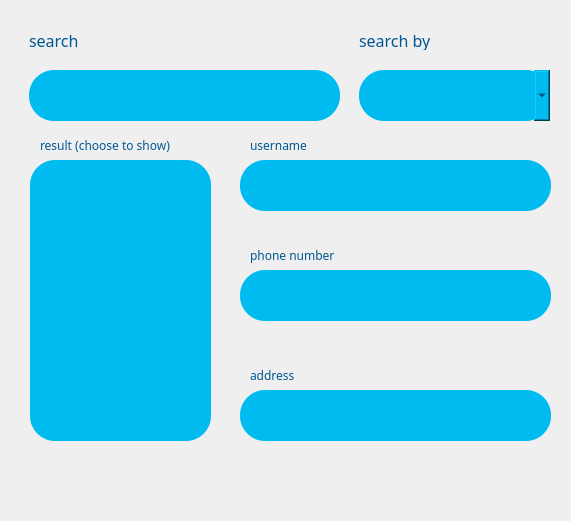
<?xml version="1.0" encoding="UTF-8"?>
<ui version="4.0">
 <class>UserInformation</class>
 <widget class="QWidget" name="UserInformation">
  <property name="geometry">
   <rect>
    <x>0</x>
    <y>0</y>
    <width>571</width>
    <height>521</height>
   </rect>
  </property>
  <property name="windowTitle">
   <string>Form</string>
  </property>
  <widget class="QLabel" name="name_4">
   <property name="geometry">
    <rect>
     <x>359</x>
     <y>30</y>
     <width>101</width>
     <height>20</height>
    </rect>
   </property>
   <property name="font">
    <font>
     <family>Kalameh ExtraBold</family>
     <pointsize>12</pointsize>
    </font>
   </property>
   <property name="styleSheet">
    <string notr="true">QLabel{
color:#005792}</string>
   </property>
   <property name="text">
    <string>search by</string>
   </property>
  </widget>
  <widget class="QLineEdit" name="search">
   <property name="geometry">
    <rect>
     <x>60</x>
     <y>71</y>
     <width>221</width>
     <height>41</height>
    </rect>
   </property>
   <property name="font">
    <font>
     <family>Kalameh Bold</family>
     <pointsize>11</pointsize>
    </font>
   </property>
   <property name="styleSheet">
    <string notr="true">#search
{
background:#00bbf0;
border-radius:25px;
color:#00204a;
}</string>
   </property>
  </widget>
  <widget class="QFrame" name="frame_6">
   <property name="geometry">
    <rect>
     <x>29</x>
     <y>70</y>
     <width>311</width>
     <height>51</height>
    </rect>
   </property>
   <property name="styleSheet">
    <string notr="true">#frame_6{
background:#00bbf0;
border-radius:25px;
color:#00204a;
}</string>
   </property>
   <property name="frameShape">
    <enum>QFrame::StyledPanel</enum>
   </property>
   <property name="frameShadow">
    <enum>QFrame::Raised</enum>
   </property>
   <widget class="QPushButton" name="searchButton">
    <property name="geometry">
     <rect>
      <x>250</x>
      <y>10</y>
      <width>51</width>
      <height>31</height>
     </rect>
    </property>
    <property name="styleSheet">
     <string notr="true">#searchButton{
background:#00bbf0;
border-radius:25px;
color:#00204a;
}</string>
    </property>
    <property name="text">
     <string/>
    </property>
    <property name="icon">
     <iconset>
      <normaloff>../../Downloads/magnifying-glass.png</normaloff>../../Downloads/magnifying-glass.png</iconset>
    </property>
   </widget>
  </widget>
  <widget class="QLabel" name="search_lable">
   <property name="geometry">
    <rect>
     <x>29</x>
     <y>30</y>
     <width>101</width>
     <height>20</height>
    </rect>
   </property>
   <property name="font">
    <font>
     <family>Kalameh ExtraBold</family>
     <pointsize>12</pointsize>
    </font>
   </property>
   <property name="styleSheet">
    <string notr="true">QLabel{
color:#005792}</string>
   </property>
   <property name="text">
    <string>search</string>
   </property>
  </widget>
  <widget class="QComboBox" name="search_by">
   <property name="geometry">
    <rect>
     <x>369</x>
     <y>70</y>
     <width>181</width>
     <height>51</height>
    </rect>
   </property>
   <property name="font">
    <font>
     <family>Kalameh Bold</family>
     <pointsize>11</pointsize>
    </font>
   </property>
   <property name="styleSheet">
    <string notr="true">#search_by{
background:#00bbf0;
border-radius:25px;
color:#00204a;
}</string>
   </property>
  </widget>
  <widget class="QFrame" name="frame_7">
   <property name="geometry">
    <rect>
     <x>359</x>
     <y>70</y>
     <width>191</width>
     <height>51</height>
    </rect>
   </property>
   <property name="styleSheet">
    <string notr="true">#frame_7
{
background:#00bbf0;
border-radius:25px;
color:#00204a;
}</string>
   </property>
   <property name="frameShape">
    <enum>QFrame::StyledPanel</enum>
   </property>
   <property name="frameShadow">
    <enum>QFrame::Raised</enum>
   </property>
  </widget>
  <widget class="QFrame" name="frame">
   <property name="geometry">
    <rect>
     <x>30</x>
     <y>160</y>
     <width>181</width>
     <height>281</height>
    </rect>
   </property>
   <property name="styleSheet">
    <string notr="true">#frame{
background:#00bbf0;
border-radius:25px;
color:#d9faff}</string>
   </property>
   <property name="frameShape">
    <enum>QFrame::StyledPanel</enum>
   </property>
   <property name="frameShadow">
    <enum>QFrame::Raised</enum>
   </property>
   <widget class="QTableView" name="user">
    <property name="geometry">
     <rect>
      <x>10</x>
      <y>20</y>
      <width>161</width>
      <height>241</height>
     </rect>
    </property>
    <property name="font">
     <font>
      <family>Kalameh Bold</family>
      <pointsize>12</pointsize>
     </font>
    </property>
    <property name="styleSheet">
     <string notr="true">#user{
background:#00bbf0;
border:noun;
color:#00204a}</string>
    </property>
   </widget>
  </widget>
  <widget class="QLabel" name="deleteproduct_lable_2">
   <property name="geometry">
    <rect>
     <x>40</x>
     <y>130</y>
     <width>211</width>
     <height>31</height>
    </rect>
   </property>
   <property name="font">
    <font>
     <family>Kalameh Medium</family>
     <pointsize>9</pointsize>
    </font>
   </property>
   <property name="styleSheet">
    <string notr="true">QLabel{
color:#005792}</string>
   </property>
   <property name="text">
    <string>result (choose to show)</string>
   </property>
  </widget>
  <widget class="QFrame" name="frame_9">
   <property name="geometry">
    <rect>
     <x>240</x>
     <y>160</y>
     <width>311</width>
     <height>51</height>
    </rect>
   </property>
   <property name="styleSheet">
    <string notr="true">#frame_9{
background:#00bbf0;
border-radius:25px;
color:#00204a;
}</string>
   </property>
   <property name="frameShape">
    <enum>QFrame::StyledPanel</enum>
   </property>
   <property name="frameShadow">
    <enum>QFrame::Raised</enum>
   </property>
   <widget class="QLabel" name="username">
    <property name="geometry">
     <rect>
      <x>20</x>
      <y>9</y>
      <width>261</width>
      <height>31</height>
     </rect>
    </property>
    <property name="font">
     <font>
      <family>Kalameh ExtraBold</family>
      <pointsize>12</pointsize>
     </font>
    </property>
    <property name="styleSheet">
     <string notr="true">QLabel{
color:#005792}</string>
    </property>
    <property name="text">
     <string/>
    </property>
   </widget>
  </widget>
  <widget class="QFrame" name="frame_10">
   <property name="geometry">
    <rect>
     <x>240</x>
     <y>270</y>
     <width>311</width>
     <height>51</height>
    </rect>
   </property>
   <property name="styleSheet">
    <string notr="true">#frame_10{
background:#00bbf0;
border-radius:25px;
color:#00204a;
}</string>
   </property>
   <property name="frameShape">
    <enum>QFrame::StyledPanel</enum>
   </property>
   <property name="frameShadow">
    <enum>QFrame::Raised</enum>
   </property>
   <widget class="QLabel" name="phone">
    <property name="geometry">
     <rect>
      <x>20</x>
      <y>10</y>
      <width>261</width>
      <height>31</height>
     </rect>
    </property>
    <property name="font">
     <font>
      <family>Kalameh ExtraBold</family>
      <pointsize>12</pointsize>
     </font>
    </property>
    <property name="styleSheet">
     <string notr="true">QLabel{
color:#005792}</string>
    </property>
    <property name="text">
     <string/>
    </property>
   </widget>
  </widget>
  <widget class="QFrame" name="frame_11">
   <property name="geometry">
    <rect>
     <x>240</x>
     <y>390</y>
     <width>311</width>
     <height>51</height>
    </rect>
   </property>
   <property name="styleSheet">
    <string notr="true">#frame_11{
background:#00bbf0;
border-radius:25px;
color:#00204a;
}</string>
   </property>
   <property name="frameShape">
    <enum>QFrame::StyledPanel</enum>
   </property>
   <property name="frameShadow">
    <enum>QFrame::Raised</enum>
   </property>
   <widget class="QLabel" name="address">
    <property name="geometry">
     <rect>
      <x>20</x>
      <y>10</y>
      <width>261</width>
      <height>31</height>
     </rect>
    </property>
    <property name="font">
     <font>
      <family>Kalameh ExtraBold</family>
      <pointsize>12</pointsize>
     </font>
    </property>
    <property name="styleSheet">
     <string notr="true">QLabel{
color:#005792}</string>
    </property>
    <property name="text">
     <string/>
    </property>
   </widget>
  </widget>
  <widget class="QLabel" name="deleteproduct_lable_4">
   <property name="geometry">
    <rect>
     <x>250</x>
     <y>130</y>
     <width>211</width>
     <height>31</height>
    </rect>
   </property>
   <property name="font">
    <font>
     <family>Kalameh Medium</family>
     <pointsize>9</pointsize>
    </font>
   </property>
   <property name="styleSheet">
    <string notr="true">QLabel{
color:#005792}</string>
   </property>
   <property name="text">
    <string>username</string>
   </property>
  </widget>
  <widget class="QLabel" name="deleteproduct_lable_5">
   <property name="geometry">
    <rect>
     <x>250</x>
     <y>240</y>
     <width>211</width>
     <height>31</height>
    </rect>
   </property>
   <property name="font">
    <font>
     <family>Kalameh Medium</family>
     <pointsize>9</pointsize>
    </font>
   </property>
   <property name="styleSheet">
    <string notr="true">QLabel{
color:#005792}</string>
   </property>
   <property name="text">
    <string>phone number</string>
   </property>
  </widget>
  <widget class="QLabel" name="deleteproduct_lable_6">
   <property name="geometry">
    <rect>
     <x>250</x>
     <y>360</y>
     <width>211</width>
     <height>31</height>
    </rect>
   </property>
   <property name="font">
    <font>
     <family>Kalameh Medium</family>
     <pointsize>9</pointsize>
    </font>
   </property>
   <property name="styleSheet">
    <string notr="true">QLabel{
color:#005792}</string>
   </property>
   <property name="text">
    <string>address</string>
   </property>
  </widget>
  <zorder>name_4</zorder>
  <zorder>frame_6</zorder>
  <zorder>search_lable</zorder>
  <zorder>frame_7</zorder>
  <zorder>search_by</zorder>
  <zorder>search</zorder>
  <zorder>frame</zorder>
  <zorder>deleteproduct_lable_2</zorder>
  <zorder>frame_9</zorder>
  <zorder>frame_10</zorder>
  <zorder>frame_11</zorder>
  <zorder>deleteproduct_lable_4</zorder>
  <zorder>deleteproduct_lable_5</zorder>
  <zorder>deleteproduct_lable_6</zorder>
 </widget>
 <resources/>
 <connections/>
</ui>
